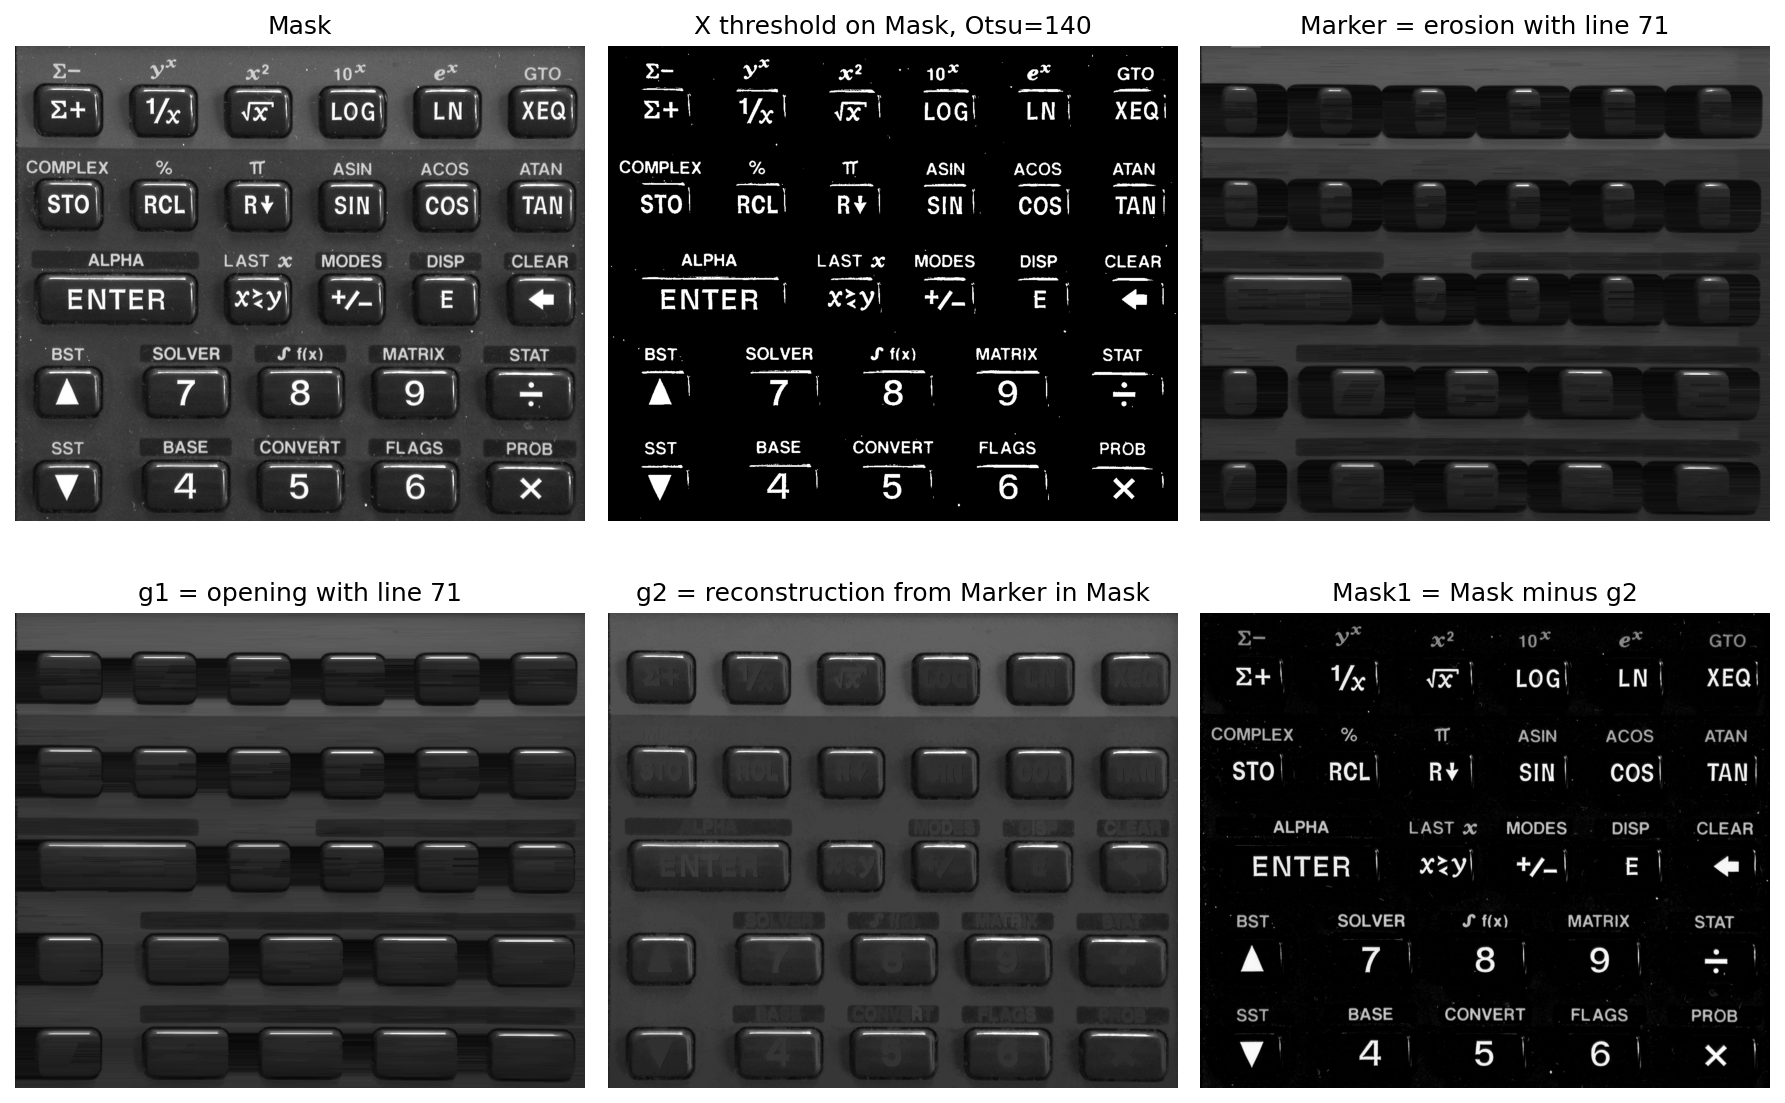

The script that saved this image:
import numpy as np
import matplotlib.pyplot as plt
from PIL import Image
from skimage.filters import threshold_otsu
import sys
from pathlib import Path
import ia870 as ia
from General.AddSE2Image import AddSE2Image
from libDIPUM.data_path import dip_data

# %% Figure946
# Segment calculator symbols

# %% Parameters
Bc4 = ia.iasecross()

# %% Data
Mask = np.array(Image.open(dip_data('calculator.tif')))
if Mask.ndim == 3:
    Mask = Mask[..., 0]

# %% Thresholding
Level = threshold_otsu(Mask)
X = Mask > Level

# %% Structuring elements
B1 = ia.iaseline(71, 0)
B2 = ia.iaseline(11, 0)
B3 = ia.iaseline(21, 0)

# %% Removing clear horizontal objects (Morphological)
Marker = ia.iaero(Mask, B1)
g1 = ia.iadil(Marker, B1)
OK = np.all(g1 == ia.iaopen(Mask, B1))
print(f'OK = {OK}')

# %% Removing clear horizontal objects (Geodesical)
g2 = ia.iainfrec(Marker, Mask, Bc4)
Mask1 = ia.iasubm(Mask, g2)

# %% Removing clear vertical objects (Geodesical)
Marker1 = ia.iaero(Mask1, B2)
g4 = ia.iainfrec(Marker1, Mask1, Bc4)
g5 = ia.iadil(g4, B3)
Marker2 = ia.iaintersec(Mask1, g5)
g6 = ia.iainfrec(Marker2, Mask1, Bc4)

# %% Final thresholding
Level1 = threshold_otsu(g6)
X1 = g6 > Level1

# %% Display figure 1
fig1, ax = plt.subplots(2, 3, figsize=(12, 8), sharex=True, sharey=True, num=1)
try:
    fig1.canvas.manager.set_window_title('Figure 9.46')
except Exception:
    pass

ax = ax.ravel()
ax[0].imshow(Mask, cmap='gray')
ax[0].set_title('Mask')
ax[0].axis('off')

ax[1].imshow(X, cmap='gray')
ax[1].set_title(f'X threshold on Mask, Otsu={int(round(Level))}')
ax[1].axis('off')

ax[2].imshow(AddSE2Image(Marker, B1, int(np.max(Marker))), cmap='gray')
ax[2].set_title('Marker = erosion with line 71')
ax[2].axis('off')

ax[3].imshow(g1, cmap='gray')
ax[3].set_title('g1 = opening with line 71')
ax[3].axis('off')

ax[4].imshow(g2, cmap='gray')
ax[4].set_title('g2 = reconstruction from Marker in Mask')
ax[4].axis('off')

ax[5].imshow(Mask1, cmap='gray')
ax[5].set_title('Mask1 = Mask minus g2')
ax[5].axis('off')

fig1.tight_layout()
fig1.savefig('Figure946.png', dpi=150, bbox_inches='tight')

# %% Display figure 2
fig2, bx = plt.subplots(2, 3, figsize=(12, 8), sharex=True, sharey=True, num=2)
try:
    fig2.canvas.manager.set_window_title('Figure 9.46 bis')
except Exception:
    pass

bx = bx.ravel()
bx[0].imshow(Mask1, cmap='gray')
bx[0].set_title('Mask1 = Mask minus g2')
bx[0].axis('off')

bx[1].imshow(Marker1, cmap='gray')
bx[1].set_title('Marker1 = erosion with line 11')
bx[1].axis('off')

bx[2].imshow(g4, cmap='gray')
bx[2].set_title('g4 = reconstruction from Marker1 in Mask1')
bx[2].axis('off')

bx[3].imshow(g5, cmap='gray')
bx[3].set_title('g5 = dilation of g4 with line 21')
bx[3].axis('off')

bx[4].imshow(Marker2, cmap='gray')
bx[4].set_title('Marker2 = Mask1 and g5')
bx[4].axis('off')

bx[5].imshow(g6, cmap='gray')
bx[5].set_title('g6 = reconstruction from Marker2 in Mask1')
bx[5].axis('off')

fig2.tight_layout()
fig2.savefig('Figure946Bis.png', dpi=150, bbox_inches='tight')

# %% Display figure 3
fig3, cx = plt.subplots(2, 2, figsize=(10, 8), sharex=True, sharey=True, num=3)
try:
    fig3.canvas.manager.set_window_title('Figure 9.46 ter')
except Exception:
    pass

cx = cx.ravel()

cx[0].imshow(Mask, cmap='gray')
cx[0].set_title('Mask')
cx[0].axis('off')

cx[1].imshow(X, cmap='gray')
cx[1].set_title(f'X threshold on Mask, Otsu={int(round(Level))}')
cx[1].axis('off')

cx[2].imshow(X1, cmap='gray')
cx[2].set_title(f'X1 threshold on g6, Otsu={int(round(Level1))}')
cx[2].axis('off')

cx[3].axis('off')

fig3.tight_layout()
fig3.savefig('Figure946Ter.png', dpi=150, bbox_inches='tight')

plt.show()
